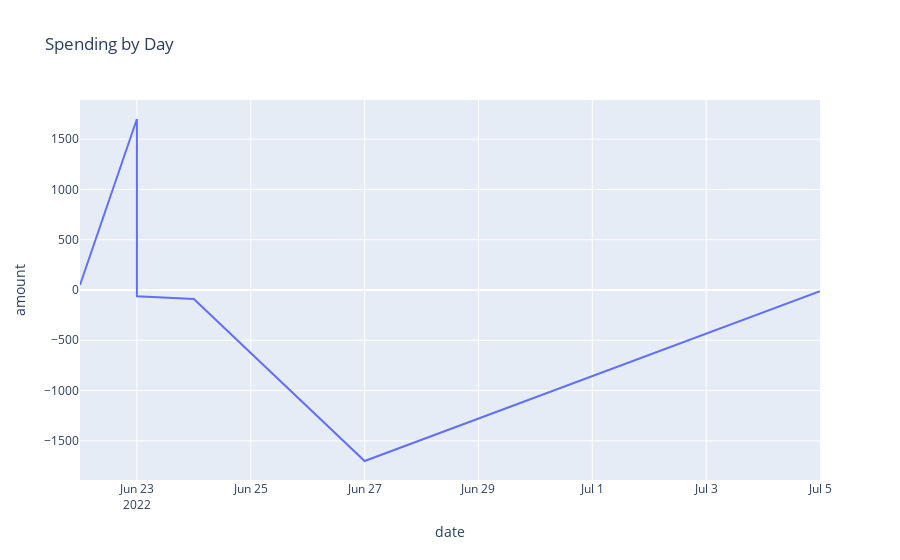

The code cell stored with this chart in its notebook:
### Code cell
fig = px.line(df2, x="date", y="amount", title='Spending by Day')
fig.show()

### Figure 1 — Plotly figure (JSON) as saved in the notebook; plotly's stock layout.template omitted (floating-point values rounded to 4 significant figures)
{"data": [{"hovertemplate": "date=%{x}<br>amount=%{y}<extra></extra>", "legendgroup": "", "line": {"color": "#636efa", "dash": "solid"}, "mode": "lines", "name": "", "orientation": "v", "showlegend": false, "type": "scatter", "x": ["2022-06-22", "2022-06-23", "2022-06-23", "2022-06-23", "2022-06-24", "2022-06-27", "2022-07-05"], "xaxis": "x", "y": [50, 1700, 90, -63, -90, -1700, -12], "yaxis": "y"}], "layout": {"legend": {"tracegroupgap": 0}, "title": {"text": "Spending by Day"}, "xaxis": {"anchor": "y", "domain": [0, 1], "title": {"text": "date"}}, "yaxis": {"anchor": "x", "domain": [0, 1], "title": {"text": "amount"}}}}
